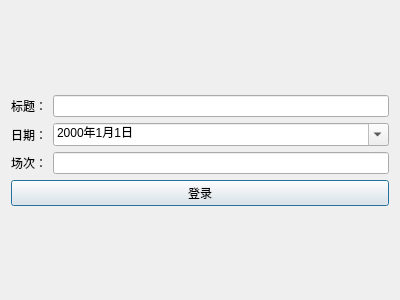
<?xml version="1.0" encoding="UTF-8"?>
<ui version="4.0">
 <class>QWxLogin</class>
 <widget class="QDialog" name="QWxLogin">
  <property name="geometry">
   <rect>
    <x>0</x>
    <y>0</y>
    <width>400</width>
    <height>300</height>
   </rect>
  </property>
  <property name="windowTitle">
   <string>登录</string>
  </property>
  <layout class="QVBoxLayout" name="verticalLayout">
   <item>
    <spacer name="verticalSpacer_2">
     <property name="orientation">
      <enum>Qt::Vertical</enum>
     </property>
     <property name="sizeHint" stdset="0">
      <size>
       <width>20</width>
       <height>40</height>
      </size>
     </property>
    </spacer>
   </item>
   <item>
    <layout class="QHBoxLayout" name="horizontalLayout_9">
     <item>
      <widget class="QLabel" name="label_9">
       <property name="text">
        <string>标题：</string>
       </property>
      </widget>
     </item>
     <item>
      <widget class="QLineEdit" name="lineEdit_settitle"/>
     </item>
    </layout>
   </item>
   <item>
    <layout class="QHBoxLayout" name="horizontalLayout_2">
     <item>
      <widget class="QLabel" name="label_2">
       <property name="text">
        <string>日期：</string>
       </property>
      </widget>
     </item>
     <item>
      <widget class="QDateEdit" name="dateEdit_setdate">
       <property name="sizePolicy">
        <sizepolicy hsizetype="Expanding" vsizetype="Fixed">
         <horstretch>0</horstretch>
         <verstretch>0</verstretch>
        </sizepolicy>
       </property>
       <property name="displayFormat">
        <string>yyyy年M月d日</string>
       </property>
       <property name="calendarPopup">
        <bool>true</bool>
       </property>
      </widget>
     </item>
    </layout>
   </item>
   <item>
    <layout class="QHBoxLayout" name="horizontalLayout_6">
     <item>
      <widget class="QLabel" name="label_4">
       <property name="text">
        <string>场次：</string>
       </property>
      </widget>
     </item>
     <item>
      <widget class="QLineEdit" name="lineEdit_setsession"/>
     </item>
    </layout>
   </item>
   <item>
    <widget class="QPushButton" name="pushButton">
     <property name="text">
      <string>登录</string>
     </property>
    </widget>
   </item>
   <item>
    <spacer name="verticalSpacer">
     <property name="orientation">
      <enum>Qt::Vertical</enum>
     </property>
     <property name="sizeHint" stdset="0">
      <size>
       <width>20</width>
       <height>40</height>
      </size>
     </property>
    </spacer>
   </item>
  </layout>
 </widget>
 <layoutdefault spacing="6" margin="11"/>
 <resources/>
 <connections>
  <connection>
   <sender>pushButton</sender>
   <signal>clicked()</signal>
   <receiver>QWxLogin</receiver>
   <slot>accept()</slot>
   <hints>
    <hint type="sourcelabel">
     <x>71</x>
     <y>194</y>
    </hint>
    <hint type="destinationlabel">
     <x>-34</x>
     <y>188</y>
    </hint>
   </hints>
  </connection>
 </connections>
</ui>
